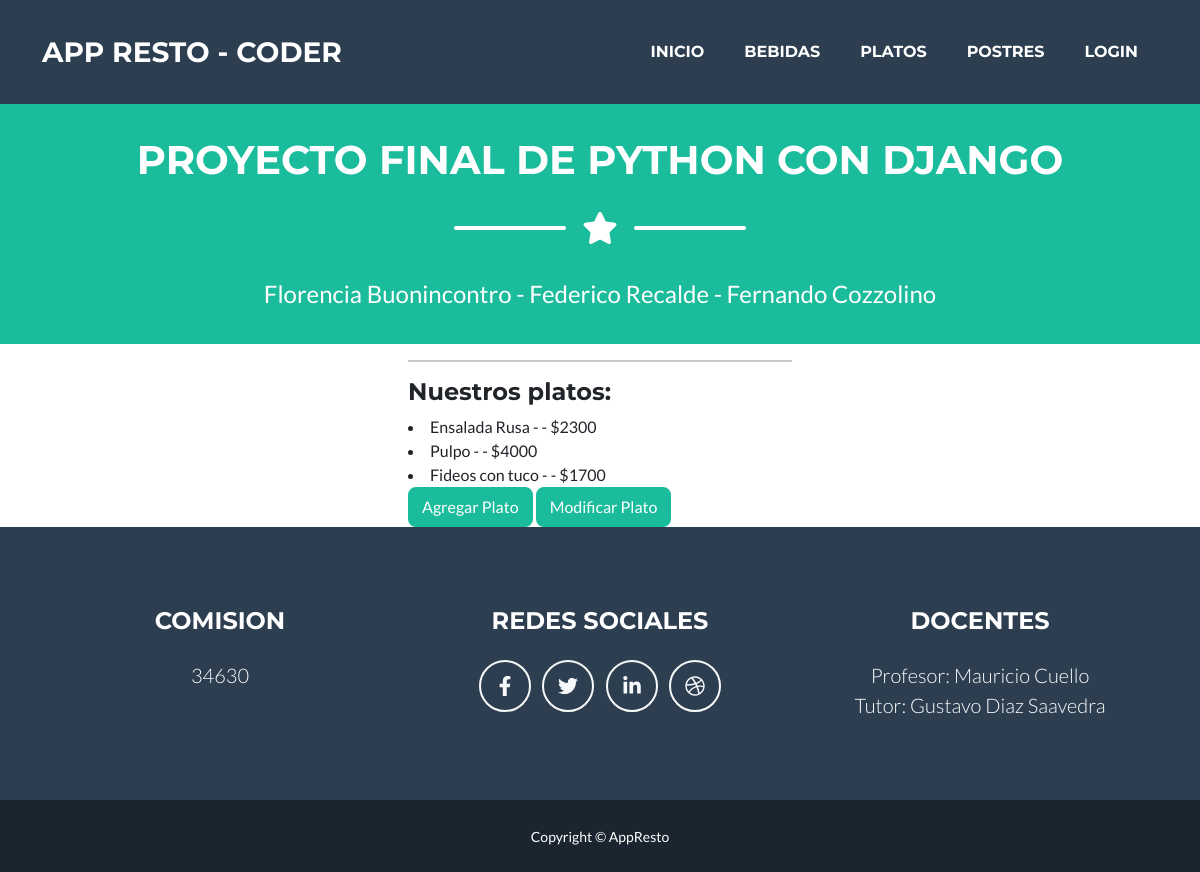
Page /platos/ on the committed database.
### AppResto/models.py (models this page shows, shortened)
class Plato(models.Model):
    plato =  models.CharField(max_length=50)
    guarnicion =  models.CharField(max_length=50)
    precio =  models.IntegerField()

### AppResto/views.py (the view)
# urls.py: path('platos/', platos, name="Platos"),
def platos(request):
    lista = Plato.objects.all()
    return render(request, "platos.html", {"lista_plato": lista})

### AppResto/templates/platos.html
{% extends 'padre.html' %}
{% load static %}
{% block contenidoDinamico %}
    <h4>Nuestros platos:</h4>
    {% for plato in lista_plato %}
    <li>{{plato.plato}} - {{plato.guarnicion}} -  ${{plato.precio}}</li>
    {% endfor %}
    <a href="{% url 'CreaPlato' %}" class="btn btn-primary" role="button">Agregar Plato</a>
    <a href="{% url 'Plato_list' %}" class="btn btn-primary" role="button">Modificar Plato</a>
{% endblock contenidoDinamico %}

### rows in the picture
Plato: plato "Ensalada Rusa", precio "2300"
Plato: plato "Pulpo", precio "4000"
Plato: plato "Fideos con tuco", precio "1700"
